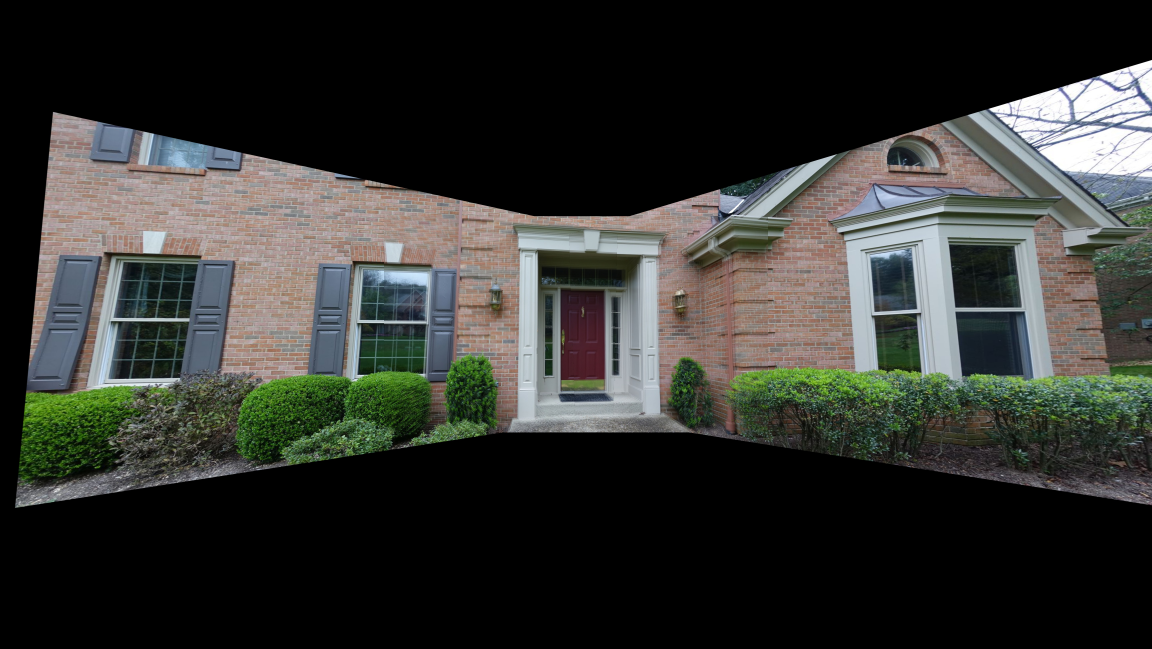
#> input picture Image Stitching/door-stiched.jpg, 5760 x 3243 px (shown at 1/5 size)
$ jupyter execute Fault_Detection.ipynb
#> lines starting #> are read from the running program, lines starting #| are printed output that depends on the picture; after the words box and inside, x2 and y2 are one past the last pixel; in counts of white or black regions, pixels touching at a corner belong together
[cell 1]
import cv2
import numpy as np
# taking image path or name from user
path = input('Enter Image path to recognize defects in: ')
#> the answer given: ../Image Stitching/door-stiched.jpg
# Read image
img = cv2.imread(path)
#> img is the input picture: shape (3243, 5760, 3); mean B, G, R 48.4, 52.1, 51
img = cv2.imread(path,cv2.IMREAD_GRAYSCALE)
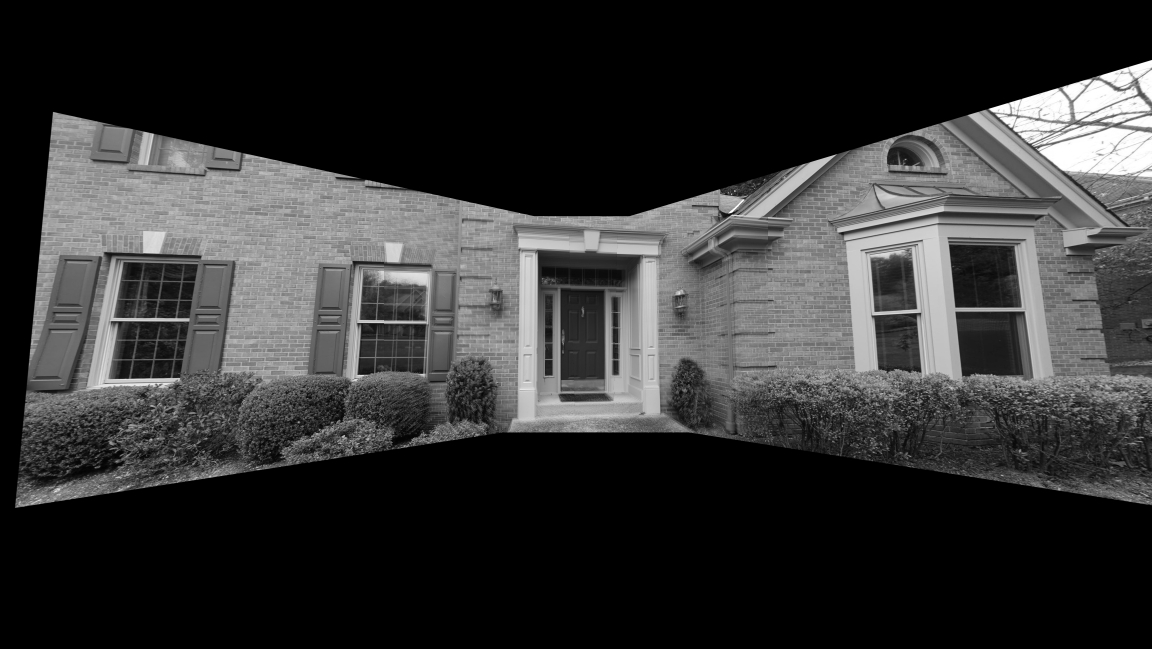
#> img: shape (3243, 5760) (shown at 1/5 size); min 0, max 255, mean 51.4

_,binary = cv2.threshold(img, 128, 255, cv2.THRESH_BINARY)
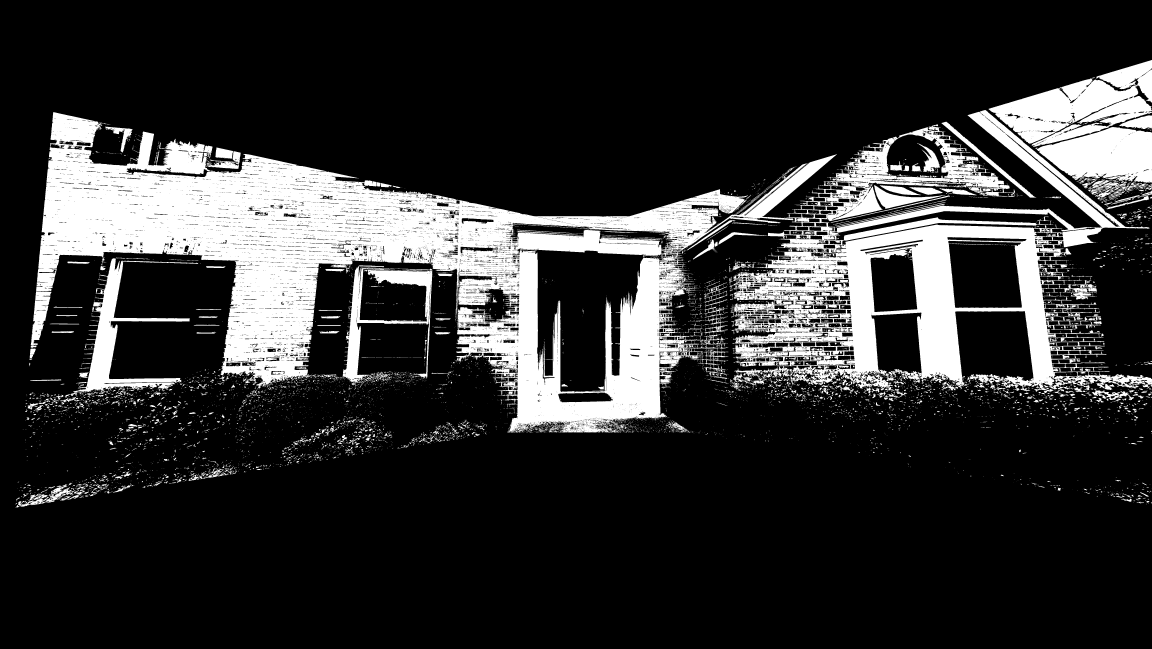
#> binary: shape (3243, 5760) (shown at 1/5 size); 19.1% white; 9695 white regions (7869 under 20 px), largest, box (x1, y1, x2, y2) and area: (181, 550, 5760, 2162) 2849074, (4943, 300, 5760, 734) 170314, (5183, 635, 5760, 915) 111350

# clean up
ke = np.ones((5,5), dtype=np.uint8)
dst = cv2.morphologyEx(binary,cv2.MORPH_CLOSE,ke)
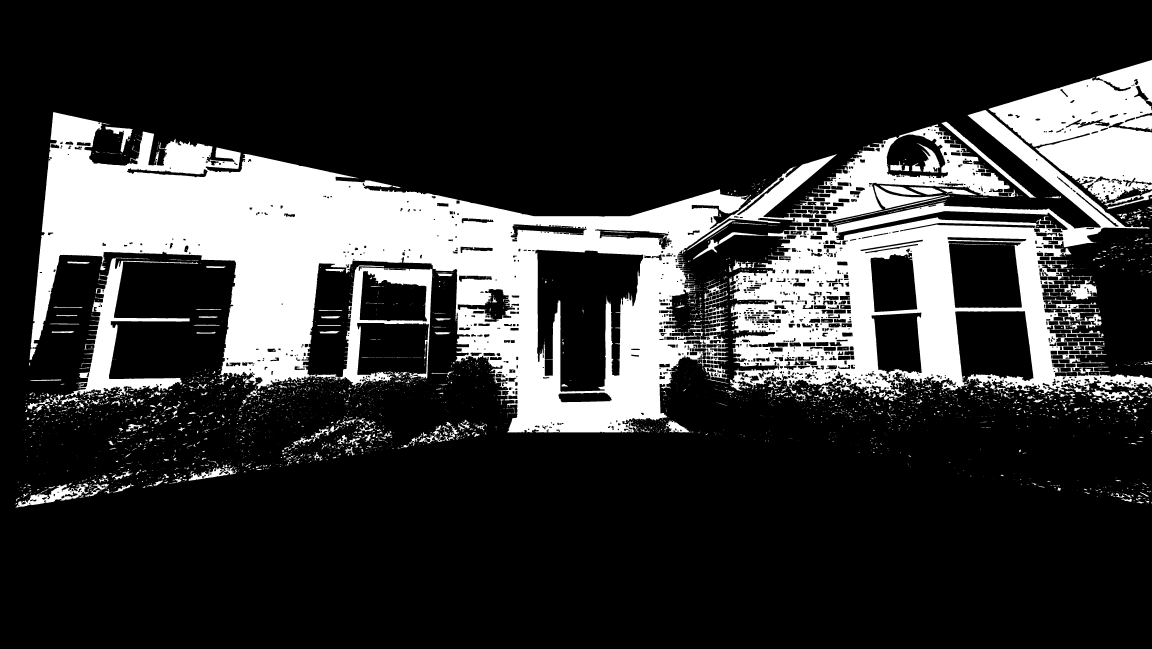
#> dst: shape (3243, 5760) (shown at 1/5 size); 20.8% white; 4004 white regions (3025 under 20 px), largest, box (x1, y1, x2, y2) and area: (147, 550, 5760, 2162) 3262278, (4943, 300, 5760, 1014) 315988, (324, 1288, 991, 1990) 87523
dst = cv2.bitwise_not(dst)
#> dst: shape (3243, 5760); 79.2% white; 4004 black regions (3025 under 20 px)

# detecting contours
cont, hier = cv2.findContours(dst, cv2.RETR_TREE, cv2.CHAIN_APPROX_SIMPLE)
#> cont = 5721 contours, 3092 with area under 20; largest, box (x1, y1, x2, y2) and area: (0, 0, 5760, 3243) 13895594, (2677, 1249, 3216, 1959) 259862, (4776, 1556, 5167, 1912) 114853, (4742, 1205, 5109, 1539) 107998, (323, 1287, 992, 1991) 94748
areas = []
for i in range (len(cont)):
    areas.append(cv2.contourArea(cont[i]))
#> after the loop, areas = 5721 values, max 13895594 at index 1635, min 2 at index 35, mean 2686

# storing indices of coutours with spades
spadeIndex = []
for i in range(len(areas)):
    if(areas[i]> 7000 and areas[i]<9000):
        spadeIndex.append(i)
#> after the loop, spadeIndex = []

# storing contour information on spade indices
spadeContours = []
for i in range(len(spadeIndex)):
    spadeContours.append(cont[spadeIndex[i]])
#> this loop made 0 passes
#> after the loop, spadeContours = []

dist1 = []
dist2 = []
dist3 = []
for i in range(len(spadeContours)):
    dist1.append(cv2.matchShapes(spadeContours[28],spadeContours[i],cv2.CONTOURS_MATCH_I1,0))
    dist2.append(cv2.matchShapes(spadeContours[28],spadeContours[i],cv2.CONTOURS_MATCH_I2,0))
    dist3.append(cv2.matchShapes(spadeContours[28],spadeContours[i],cv2.CONTOURS_MATCH_I3,0))
#> after the loop, dist1 = []; dist2 = []; dist3 = []

correctSpades = []
incorrectSpades = []
for i in range(len(dist1)):
    if (dist2[i]<1):
        correctSpades.append(spadeContours[i])
    else:
        incorrectSpades.append(spadeContours[i])
#> after the loop, correctSpades = []; incorrectSpades = []

img3 = img.copy();
img3 = cv2.cvtColor(img3, cv2.COLOR_GRAY2RGB)
for i in range(len(incorrectSpades)):
    img3 = cv2.drawContours(img3, incorrectSpades, -1, (0,0,255),-1)

# scaling the image
scale_percent = 40 # percent of original size
width = int(img3.shape[1] * scale_percent / 100)
#> width = 2304
height = int(img3.shape[0] * scale_percent / 100)
#> height = 1297
dim = (width, height)
#> dim = (2304, 1297)

# resize image
img3 = cv2.resize(img3, dim, interpolation = cv2.INTER_AREA)
#> img3: shape (1297, 2304, 3)
cv2.imwrite("spade-terminal-output.png", img3)
cv2.imshow("Defects", img3)
cv2.waitKey()
cv2.destroyAllWindows()

$ run again, on Image Stitching/pittsburgh-stiched.jpg
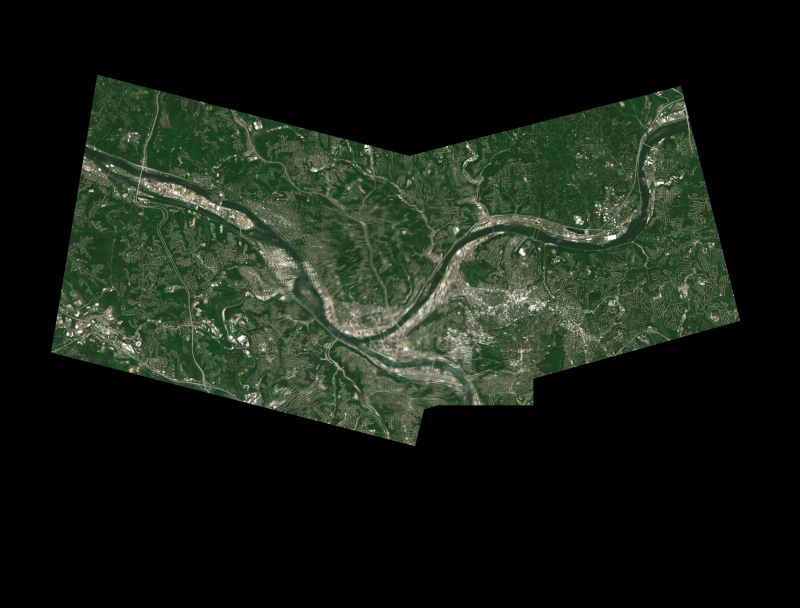
#> input picture Image Stitching/pittsburgh-stiched.jpg, 2400 x 1824 px (shown at 1/3 size)
#> img is the input picture: shape (1824, 2400, 3); mean B, G, R 21.5, 31.2, 23.9
#> img: shape (1824, 2400)
#> `_,binary = cv2.threshold(img, 128, 255, cv2.THRESH_BINARY)`:
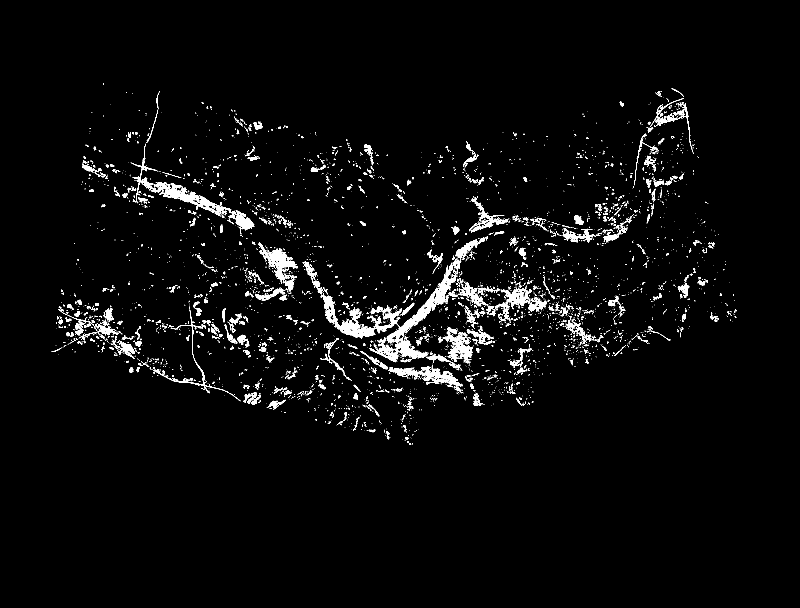
#> binary: shape (1824, 2400) (shown at 1/3 size); 2.7% white; 4413 white regions (3718 under 20 px), largest, box (x1, y1, x2, y2) and area: (1107, 788, 1371, 1087) 12162, (964, 880, 1174, 1015) 5293, (462, 546, 694, 649) 4980
#> `dst = cv2.bitwise_not(dst)`:
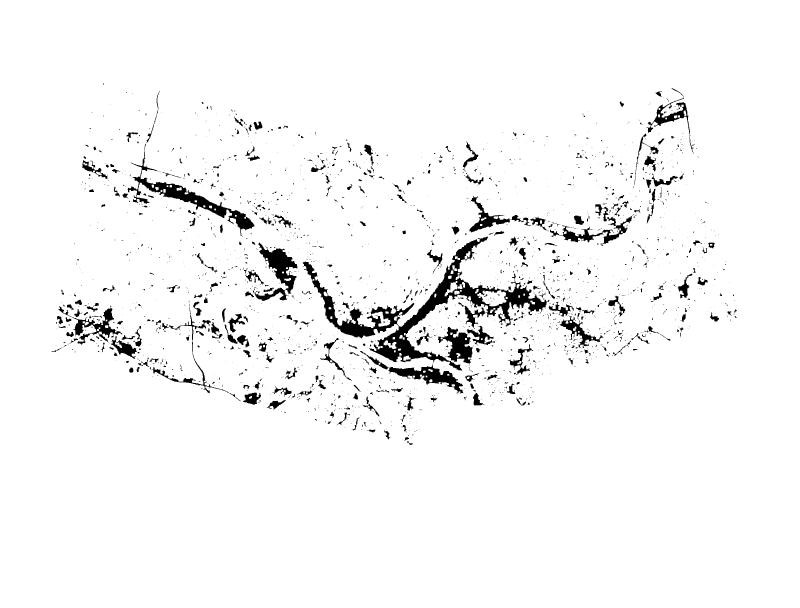
#> dst: shape (1824, 2400) (shown at 1/3 size); 96.2% white; 2180 black regions (1734 under 20 px)
#> cont = 2505 contours, 1812 with area under 20; largest, box (x1, y1, x2, y2) and area: (0, 0, 2400, 1824) 4373377, (906, 709, 1649, 1113) 54634, (382, 430, 765, 709) 13477, (758, 727, 893, 904) 8874, (1098, 1063, 1391, 1181) 7762
#> after the loop `for i in range (len(cont)):`: areas = 2505 values, max 4373377 at index 0, min 2 at index 3, mean 1830.5
#> after the loop `for i in range(len(areas)):`: spadeIndex = [413, 1575]
#> the loop `for i in range(len(spadeIndex)):` made 2 passes
#> after the loop `for i in range(len(spadeIndex)):`: spadeContours = 2 contours; box (x1, y1, x2, y2) and area: (758, 727, 893, 904) 8874, (1098, 1063, 1391, 1181) 7762
